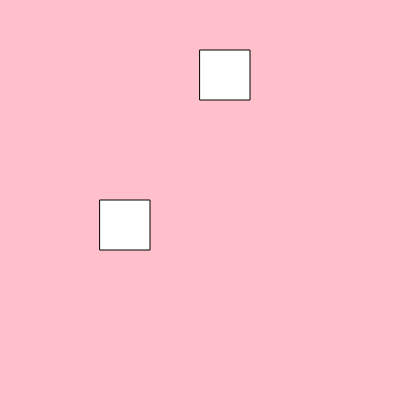
Frame 1 (no input)
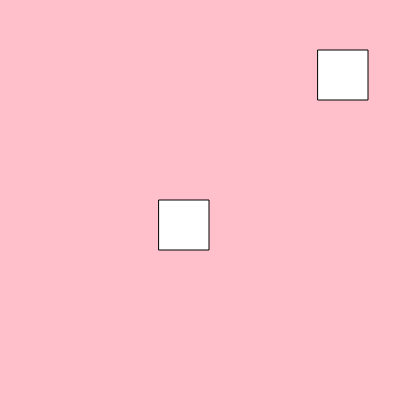
Frame 60 (no input)
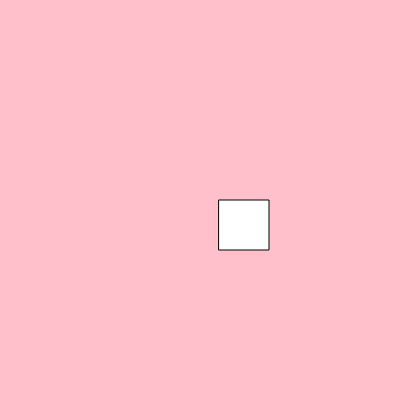
Frame 120 (the mouse pressed at the canvas centre since frame 60)

The p5.js sketch that drew these frames (run headless with seeded random() and noise() and a simulated clock; from frame 60 on, the mouse is pressed at the canvas centre):

// p5.js sketch
// ── sketch.js

//object for box class
var myBox;

function setup() 
{
  createCanvas(400, 400);

  //Creating Object
  myBox=new Box(100,200);
  myBox2=new Box(200,50);
}

function draw() 
{
  background("pink");

  //Accessing show function of Box class
  myBox.show();
  myBox.setSpeed(1);

  myBox2.show();
  myBox2.setSpeed(2);

}


// ── Box.js
class Box{

 //Property
 constructor(x,y){
     this.x=x;
     this.y=y;
     this.w=50;
     this.h=50;
 }


 //Functions
 show(){
    rect(this.x,this.y,this.w,this.h)
 }

 setSpeed(s){
     this.x+=s;
 }


}
